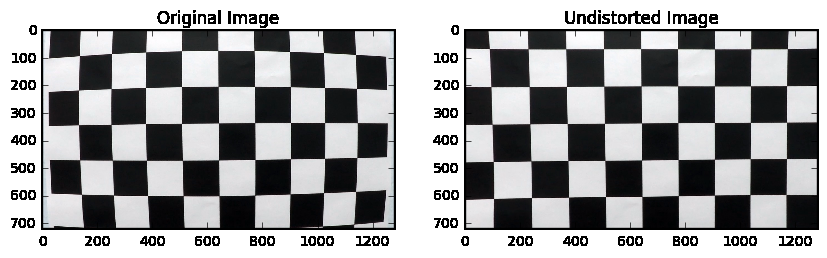
#> input picture 01_camera_cal/example.png, 827 x 258 px
$ python -i func_threshold.py   (imports and definitions only)   (older library calls are emulated)
#> lines starting #> are read from the running program, lines starting #| are printed output that depends on the picture; after the words box and inside, x2 and y2 are one past the last pixel; in counts of white or black regions, pixels touching at a corner belong together
import pandas as pd
import numpy as np
import cv2
import matplotlib.pyplot as plt


# AUXILIAR FUNCTIONS FOR PROJECT 4 - ADVANCED LANE LINE DETECTION
# Functions used in thresholding image
def img_thresh(img, absg_thresh = (30,100), magg_thresh = (15,100), magg_kernel = 3, dirg_thresh = (0.5,1.5),
               dirg_kernel = 3, s_thresh = (100,255), plot_thresh=False):
    '''
    Function used to create a thresholded binary image

    Arguments:
        img: image to transform
        absg_thresh: threshold for absolute gradient
        magg_thresh: threshold for magnitude gradient
        magg_kernel: kernel to use in magnitude gradient
        dirg_thresh: threshold for direction gradient
        dirg_kernel: kernel to use in direction gradient
        s_ghresh: thershold for s channel
        plot_thresh: if True, plot image trhesholded by abs, magnitude, direction and s-channel
    return:
        (combined_binary*255, sxbinary, sxmagbinary, sxanglebinary, s_binary)
        where combined_binary*255 is thresholded final image,
        sxbinary is binary with absolute threshold
        sxmagbinary is binary with magnitude threshold
        sxanglebinary is binary with direction threshold
        s_binary is binary with s_channel threshold
    '''

    # Convert to grayscale
    gray = cv2.cvtColor(img, cv2.COLOR_BGR2GRAY)

    # Threshold absolute gradient
    sxbinary = abs_sobel_thresh(gray, orient='x', thresh = absg_thresh)

    # Threshold magnitude of gradient
    sxmagbinary = mag_thresh(gray, sobel_kernel=magg_kernel, mag_thresh=magg_thresh)

    # Threshold x gradient angle
    sxanglebinary = dir_threshold(gray, sobel_kernel=dirg_kernel, thresh=dirg_thresh)

    # HLS threshold
    s_binary = hls_select(img, thresh=s_thresh)
    # combined_binary[(s_binary == 1) | (gradient_binary == 1)] = 1

    # COMBINE THRESHOLD IMAGES
    # copy image
    combined_binary = s_binary.copy()

    # Combine both s_channel and absoute thresholds
    combined_binary [(sxbinary == 1)] =1

    #Use s_binary threshold and remove pixels that not pass direction criteria
    combined_binary[(sxanglebinary == 0)] =0

    if plot_thresh:
        # Plotting thresholded images
        f,((ax1, ax2), (ax3, ax4)) = plt.subplots(2, 2, figsize=(16,8))

        ax1.set_title('sxbinary')
        ax1.imshow(sxbinary, cmap='gray')
        ax2.set_title('sxmagbinary')
        ax2.imshow(sxmagbinary, cmap='gray')
        ax3.set_title('sxanglebinary')
        ax3.imshow(sxanglebinary, cmap='gray')
        ax4.set_title('s_binary')
        ax4.imshow(s_binary, cmap='gray')
        plt.show();

    return (combined_binary*255, sxbinary, sxmagbinary, sxanglebinary, s_binary)

def abs_sobel_thresh(gray, orient='x', thresh = (0,255)):
    # Threshold absolute gradient
    thresh_min= thresh[0]
    thresh_max= thresh[1]
    #img readen using mpimg: is in RGB
    #gray = cv2.cvtColor(img, cv2.COLOR_RGB2GRAY)

    (x,y) =  (int (orient=='x'), int(orient=='y'))
    sobel = cv2.Sobel(gray, cv2.CV_64F, x, y)
    abs_sobel = np.absolute(sobel)
    scaled_sobel = np.uint8(255*abs_sobel/np.max(abs_sobel))
    binary_output = np.zeros_like(scaled_sobel)
    binary_output[(scaled_sobel >= thresh_min) & (scaled_sobel <= thresh_max)] = 1
    return binary_output

def mag_thresh(gray, sobel_kernel=3, mag_thresh=(0, 255)):
    # Threshold magnitude of gradient
    #img readen using mpimg: is in RGB
    #gray = cv2.cvtColor(img, cv2.COLOR_RGB2GRAY)

    sobelx = cv2.Sobel(gray, cv2.CV_64F, 1, 0)
    sobely = cv2.Sobel(gray, cv2.CV_64F, 0, 1)
    abs_sobel = np.sqrt(sobelx**2 + sobely**2)
    scaled_sobel = np.uint8(255*abs_sobel/np.max(abs_sobel))

    binary_output = np.zeros_like(scaled_sobel)
    binary_output[(scaled_sobel >= mag_thresh[0]) &
                (scaled_sobel <= mag_thresh[1])] = 1
    return binary_output

def hls_select(img, thresh=(0, 255)):
    # HLS threshold: aply color transformation, select s channel and threshold it
    # 1) Convert to HLS color space
    hls = cv2.cvtColor(img, cv2.COLOR_BGR2HLS)
    # 2) Apply a threshold to the S channel
    S = hls[:,:,2]

    #threshold s channel
    binary_output = np.zeros_like(S)
    binary_output[(S > thresh[0]) & (S <= thresh[1])] = 1

    # 3) Return a binary image of threshold result
    return binary_output

def dir_threshold(gray, sobel_kernel=3, thresh=(0, np.pi/2)):
    # Threshold x gradient angle
    # Apply the following steps to img
    # 1) Convert to grayscale
    #gray = cv2.cvtColor(img, cv2.COLOR_RGB2GRAY)

    # 2) Take the gradient in x and y separately
    sobelx = cv2.Sobel(gray, cv2.CV_64F, 1, 0, ksize=sobel_kernel)
    sobely = cv2.Sobel(gray, cv2.CV_64F, 0, 1, ksize=sobel_kernel)

    abs_sobelx = np.abs(sobelx)
    abs_sobely = np.abs(sobely)

    # 4) Use np.arctan2(abs_sobely, abs_sobelx) to calculate the direction of the gradient
    angle = np.arctan2(abs_sobely, abs_sobelx)

    # 5) Create a binary mask where direction thresholds are met
    binary_output = np.zeros_like(sobelx)
    binary_output[(angle> thresh[0]) &
                (angle <= thresh[1])] = 1
    # 6) Return this mask as your binary_output image
    return binary_output

def bgr_to_rgb (img):
    return cv2.cvtColor(img,cv2.COLOR_BGR2RGB)


>>> import cv2
>>> picture = cv2.imread('01_camera_cal/example.png')
#> picture is the input picture: shape (258, 827, 3); mean B, G, R 159, 157.9, 157.6
>>> result = img_thresh(picture)
#> in img_thresh, `sxbinary = abs_sobel_thresh(gray, orient='x', thresh = absg_thresh)`:
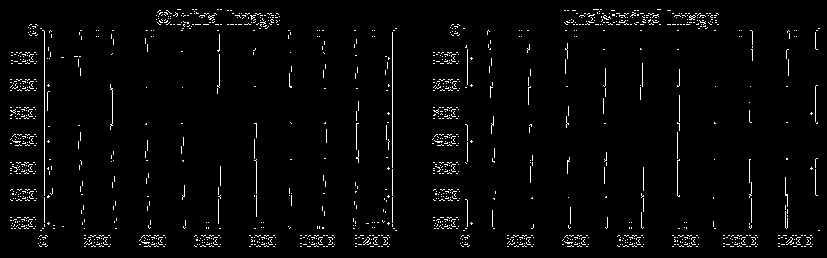
#> sxbinary: shape (258, 827); values 0 (black) and 1 (white), 2.6% white in thin lines or dots
#> in mag_thresh, `sobely = cv2.Sobel(gray, cv2.CV_64F, 0, 1)`:
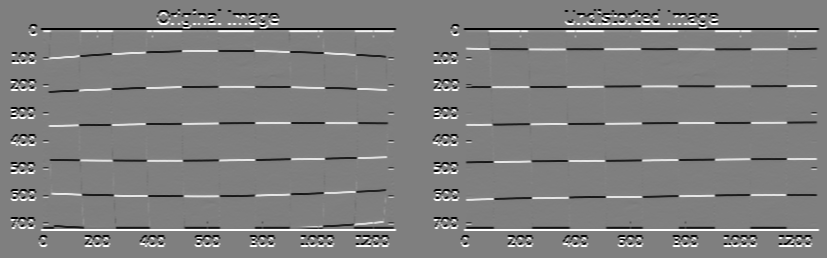
#> sobely: shape (258, 827) float64; min -1020, max 1020, mean 0; drawn with min black and max white
#> in mag_thresh, `abs_sobel = np.sqrt(sobelx**2 + sobely**2)`:
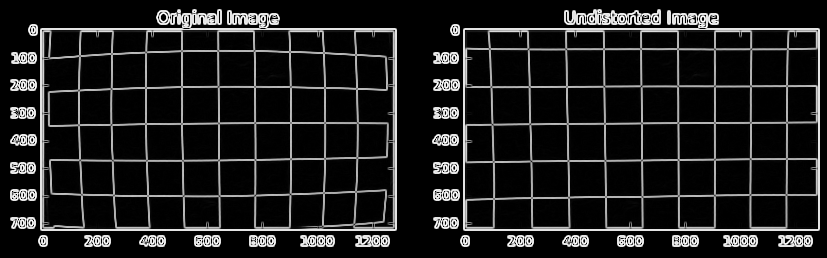
#> abs_sobel: shape (258, 827) float64; min 0, max 1140.4, mean 136; drawn with min black and max white
#> in img_thresh, `sxmagbinary = mag_thresh(gray, sobel_kernel=magg_kernel, mag_thresh=ma..`: sxmagbinary: shape (258, 827); values 0 (black) and 1 (white), 4.1% white in thin lines or dots
#> in dir_threshold, `angle = np.arctan2(abs_sobely, abs_sobelx)`:
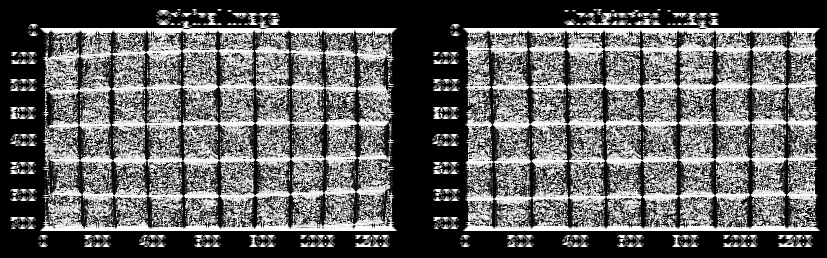
#> angle: shape (258, 827) float64; min 0, max 1.57, mean 0.601; drawn with min black and max white
#> in img_thresh, `sxanglebinary = dir_threshold(gray, sobel_kernel=dirg_kernel, thresh=d..`:
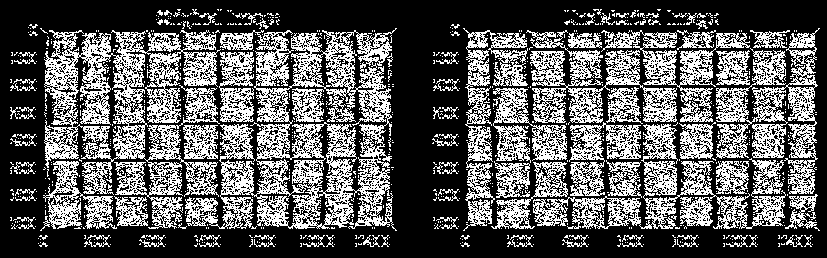
#> sxanglebinary: shape (258, 827) float64; values 0 (black) and 1 (white), 36.5% white in thin lines or dots
#> in hls_select, `hls = cv2.cvtColor(img, cv2.COLOR_BGR2HLS)`: hls: shape (258, 827, 3); mean of channels 0, 1, 2 72.3, 158.2, 13.8
#> in hls_select, `S = hls[:,:,2]`:
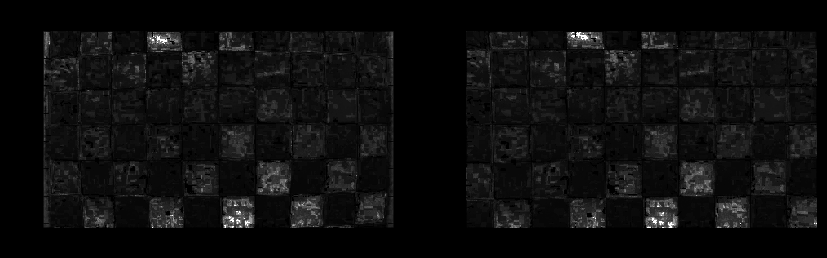
#> S: shape (258, 827); min 0, max 255, mean 13.8
#> in img_thresh, `s_binary = hls_select(img, thresh=s_thresh)`: s_binary: shape (258, 827); values 0 (black) and 1 (white), 0.61% white in thin lines or dots, all inside (x1, y1, x2, y2) = (44, 32, 817, 228)
#> in img_thresh, `combined_binary[(sxanglebinary == 0)] =0`:
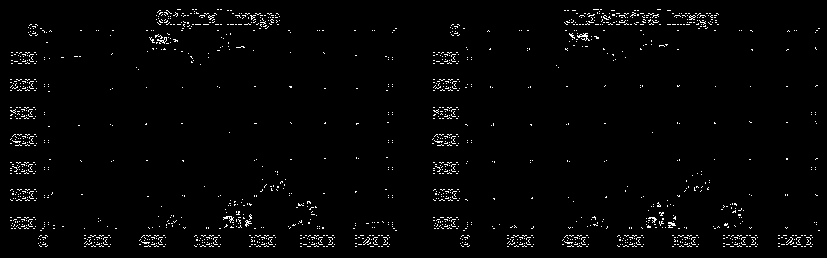
#> combined_binary: shape (258, 827); values 0 (black) and 1 (white), 2% white in thin lines or dots
#> result = 5 items

$ run again, on 01_camera_cal/corners_foundcalibration1.jpg
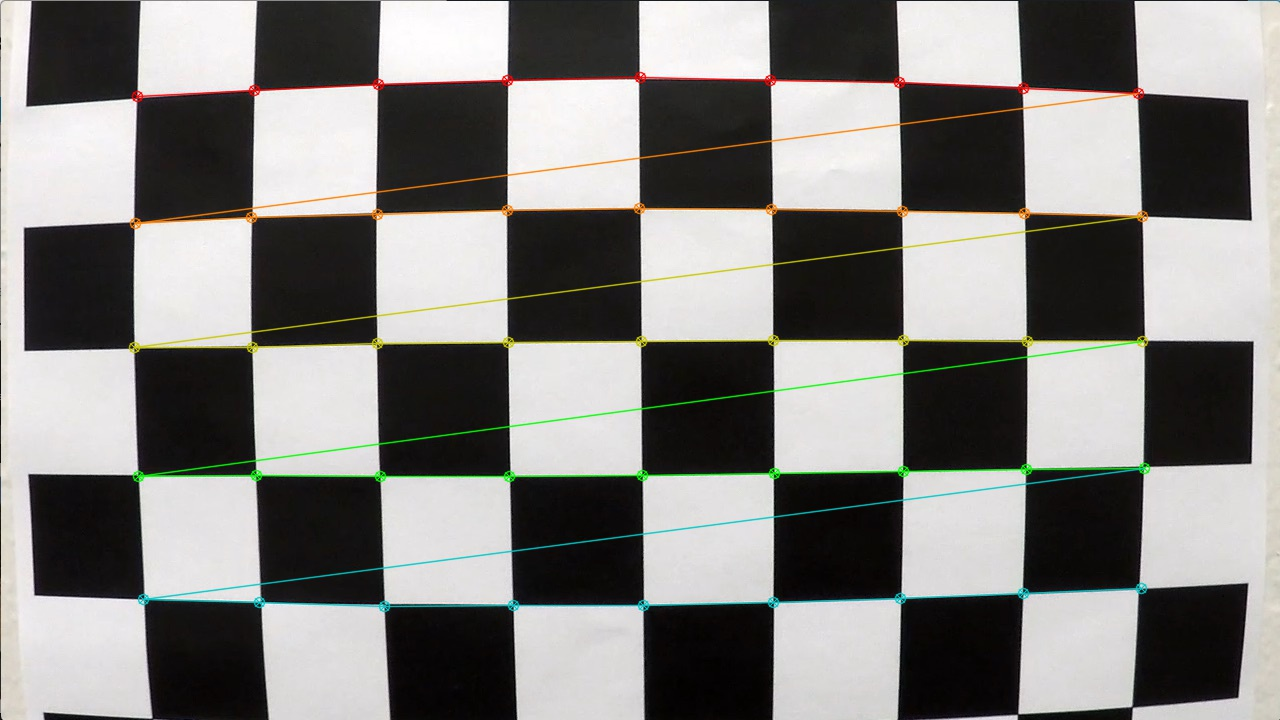
#> input picture 01_camera_cal/corners_foundcalibration1.jpg, 1280 x 720 px
#> picture is the input picture: shape (720, 1280, 3); mean B, G, R 126.6, 129.2, 130.3
#> in img_thresh, `sxbinary = abs_sobel_thresh(gray, orient='x', thresh = absg_thresh)`:
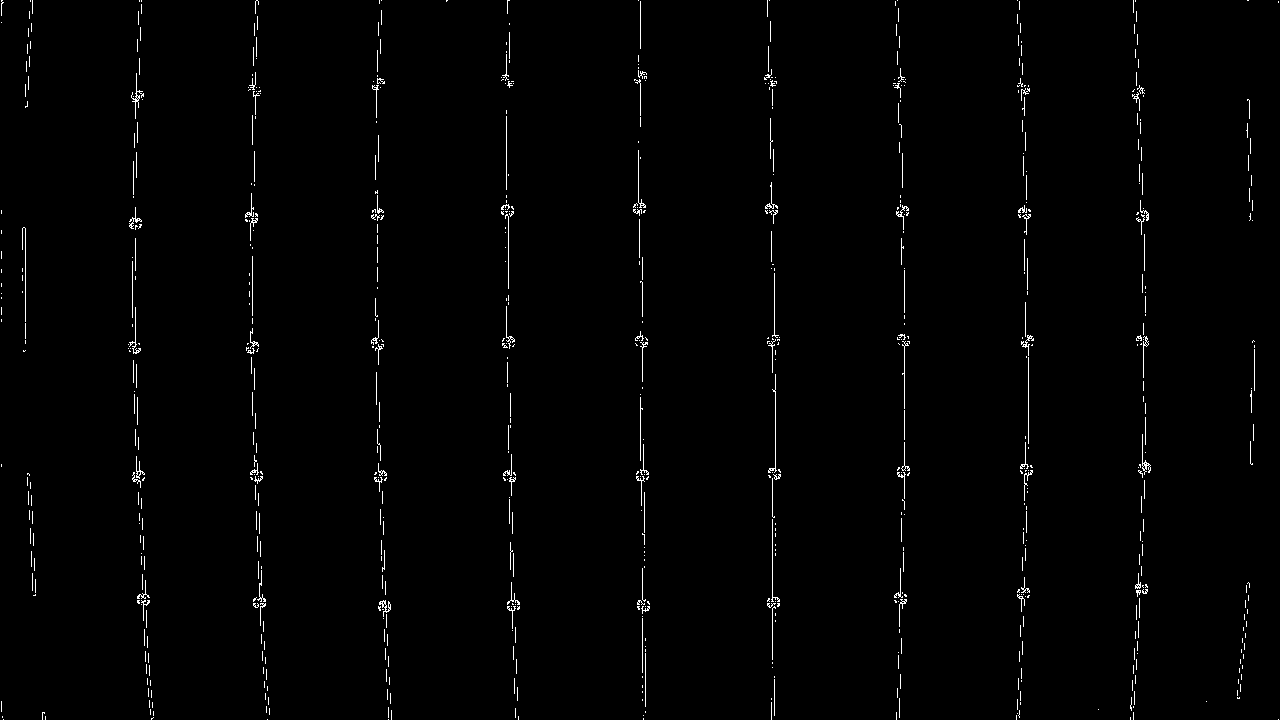
#> sxbinary: shape (720, 1280); values 0 (black) and 1 (white), 1.1% white in thin lines or dots
#> sxmagbinary: shape (720, 1280); values 0 (black) and 1 (white), 4.5% white in thin lines or dots
#> sxanglebinary: shape (720, 1280) float64; values 0 (black) and 1 (white), 48.1% white in thin lines or dots
#> hls: shape (720, 1280, 3); mean of channels 0, 1, 2 79.6, 128.9, 31.9
#> s_binary: shape (720, 1280); values 0 (black) and 1 (white), 5.8% white; 1163 white regions (1081 under 20 px), largest, box (x1, y1, x2, y2) and area: (129, 63, 1150, 301) 18261, (127, 330, 1151, 490) 15129, (136, 580, 1149, 613) 4662
#> in img_thresh, `combined_binary[(sxanglebinary == 0)] =0`:
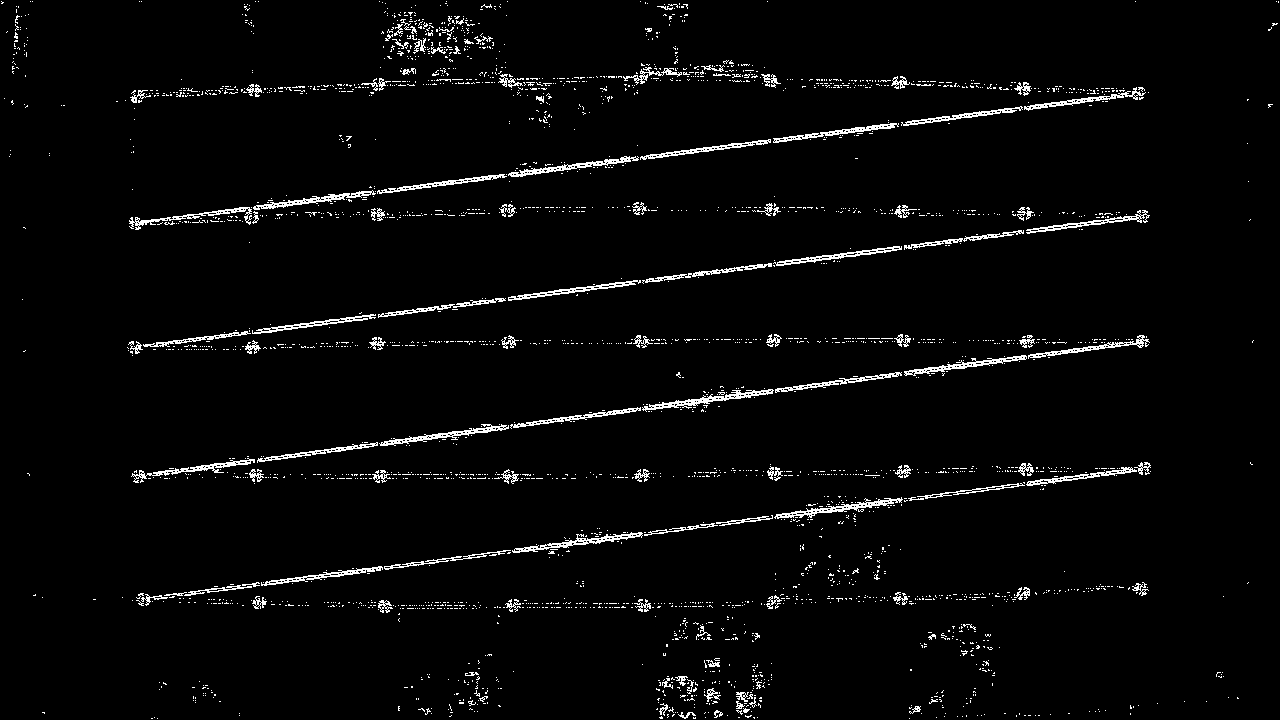
#> combined_binary: shape (720, 1280); values 0 (black) and 1 (white), 3% white in thin lines or dots
#> result = 5 items
